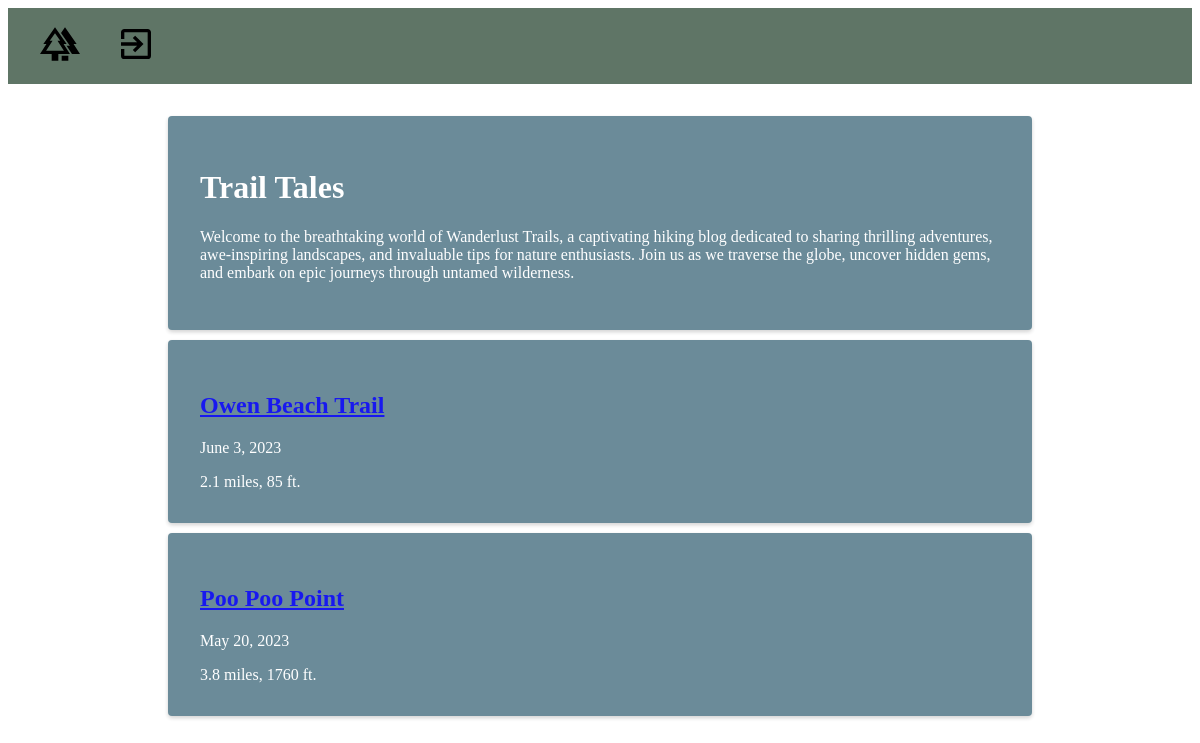
The page /posts/ on the database as committed earlier.
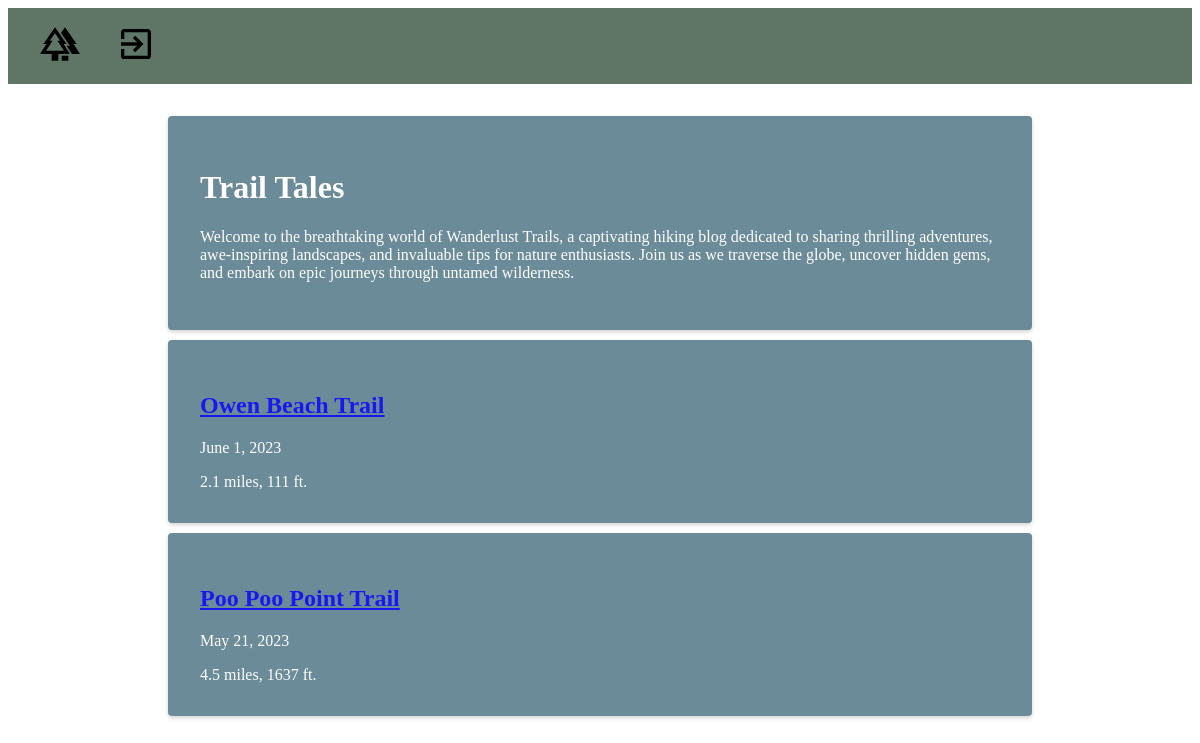
The same page on the database as committed later.
### posts/models.py (models this page shows, shortened)
class Post(models.Model):
    name = models.CharField(max_length=100, unique=True)
    hike_length = models.DecimalField(max_digits=10, decimal_places=1)
    elevation = models.IntegerField()
    description = models.TextField(max_length=2000)
    date = models.DateField(null=True)
    author = models.ForeignKey(
        settings.AUTH_USER_MODEL,
        related_name="posts",
        on_delete=models.CASCADE,
    )
    class Meta:
        ordering = ['-date']

### posts/views.py (the view)
# urls.py: path("", posts_list, name="homepage"),
def posts_list(request):
    posts = Post.objects.all
    context = {
        "posts": posts,
    }
    return render(request, "posts/list.html", context)

### posts/templates/posts/list.html (shortened to what this page needs)
{% extends 'base.html'%}
{% block content %}
<main>
    <div class="intro">
    <h1>Trail Tales</h1>
    <p>Welcome to the breathtaking world of Wanderlust Trails, a captivating hiking blog dedicated to sharing thrilling adventures, awe-inspiring landscapes, and invaluable tips for nature enthusiasts. Join us as we traverse the globe, uncover hidden gems, and embark on epic journeys through untamed wilderness. </p>
    </div>
    <div class = "post-list">
        {% for post in posts %}
        <div class = 'post-body'>
            <h2><a href="{% url 'post_detail' post.id %}">{{post.name}}</a></h2>
            <p>{{post.date}}</p>
            <div>{{post.hike_length}} miles, {{post.elevation}} ft. </div>
        </div>
        {% endfor %}
    </div>
</main>
{% endblock content %}

### posts/templates/base.html (shortened to what this page needs)
{% load static %}
<!DOCTYPE html>
<html lang="en">
<head>
    <link rel="stylesheet" href="{% static 'css/style.css' %}">
</head>
<body>
<header>
    <nav class = 'navbar'>
        <ul>
            <li class="left"><a href="{% url 'homepage' %}" title="Homepage"><img src="{% static 'css/forest-outline.svg' %}" height="40" width="40"/></a></li>
            {% if user.is_authenticated %}
            <li class="left"><a href="{% url 'create_post' %}"title="Create Post"><img src="{% static 'css/pencil-plus-outline.svg'%}" height="40" width="40"></a></li>
            {% block nav %}
            {% endblock nav %}
            <li class="right"><a href="{% url 'logout' %}" title="Logout"><img src="{% static 'css/logout-variant.svg' %}" height="40" width="40"></a></li>
            {% else %}
            <li class="right"><a href="{% url 'login' %}" title="Login"><img src="{% static 'css/login-variant.svg' %}" height="40" width="40"></a></li>
            {% endif %}
        </ul>
    </nav>
</header>
    {% block content %}
    {% endblock content %}
</body>
</html>

### posts/static/css/style.css (style rules this page uses)
body { background-image: url('https://images.unsplash.com/photo-1565021303704-74803eb1fae6?ixlib=rb-4.0.3&ixid=M3wxMjA3fDB8MHxwaG90by1wYWdlfHx8fGVufDB8fHx8fA%3D%3D&auto=format&fit=crop&w=2970&q=80'); background-size:cover; -webkit-animation: slidein 150s; animation: slidein 150s; -webkit-animation-fill-mode: forwards; animation-fill-mode: forwards; -webkit-animation-iteration-count: infinite; animation-iteration-count: infinite; -webkit-animation-direction: alternate; animation-direction: alternate; }
header nav ul { background-color:#5F7566; box-sizing: border-box; list-style: none; margin-top: 0; margin-bottom: 2em; padding: 0 0 0 1em; }
header nav ul li { display: inline-block; margin: 0 1em; padding: 1em 0 1em 0; }
header nav ul li a { font-weight: bold; text-decoration: none; color: lightgray; }
.intro, .post-body, .post-detail { background-color: #5B7F8F; color: #fff; opacity: 0.9; border-radius: 4px; box-shadow: 0 2px 4px rgba(0, 0, 0, 0.2); margin: auto; margin-bottom: 10px; border: 10px; max-width: 800px; padding: 2em; }

Rows that differ between the two databases and show on the page:
changed Post "Owen Beach Trail": date "June 3, 2023" → "June 1, 2023"; elevation "85" → "111"
changed Post: name "Poo Poo Point" → "Poo Poo Point Trail"; date "May 20, 2023" → "May 21, 2023"; hike_length "3.8" → "4.5"; elevation "1760" → "1637"
